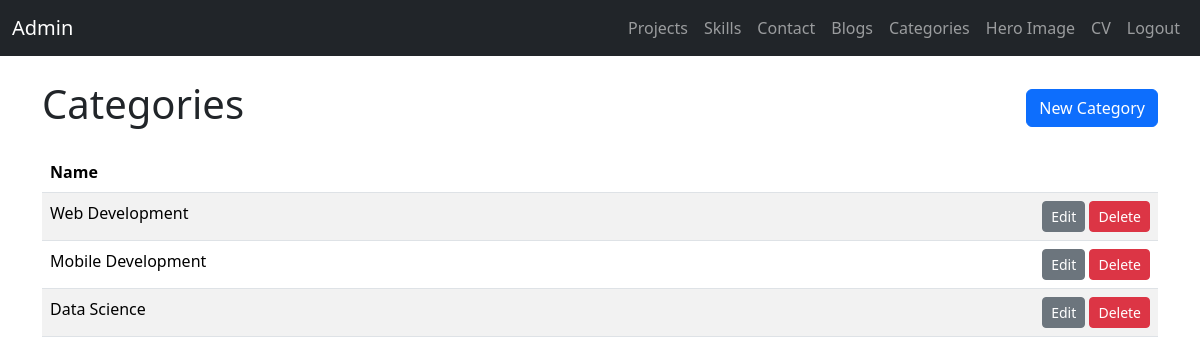
The app's page /admin/categories (signed in) with its own data.
### backend/models.py (models this page shows, shortened)
class BlogCategory(db.Model):
	__tablename__ = "blog_categories"
	id: Mapped[int] = mapped_column(Integer, primary_key=True)
	name: Mapped[str] = mapped_column(String(120), unique=True, nullable=False)
	blogs: Mapped[list["Blog"]] = relationship("Blog", back_populates="category", cascade="all, delete-orphan")

### backend/admin.py (the view)
@admin_bp.get("/categories")
@login_required
def admin_categories():
	items = BlogCategory.query.all()
	return render_template("admin/categories.html", items=items)

### backend/auth.py (called while the page is built)
def login_required(view_func):
	@wraps(view_func)
	def wrapped(*args, **kwargs):
		if not session.get("admin_logged_in"):
			return redirect(url_for("auth.login"))
		return view_func(*args, **kwargs)
	return wrapped

### templates/admin/categories.html
{% extends 'admin/base.html' %}
{% block content %}
<div class="d-flex justify-content-between align-items-center mb-3">
	<h1>Categories</h1>
	<a class="btn btn-primary" href="{{ url_for('admin.admin_category_create') }}">New Category</a>
</div>
<table class="table table-striped">
	<thead><tr><th>Name</th><th></th></tr></thead>
	<tbody>
		{% for item in items %}
		<tr>
			<td>{{ item.name }}</td>
			<td class="text-end">
				<a class="btn btn-sm btn-secondary" href="{{ url_for('admin.admin_category_edit', item_id=item.id) }}">Edit</a>
				<form method="post" action="{{ url_for('admin.admin_category_delete', item_id=item.id) }}" class="d-inline" onsubmit="return confirm('Delete?')">
					<button class="btn btn-sm btn-danger">Delete</button>
				</form>
			</td>
		</tr>
		{% endfor %}
	</tbody>
</table>
{% endblock %}

### records on screen
BlogCategory: name "Web Development"
BlogCategory: name "Mobile Development"
BlogCategory: name "Data Science"
